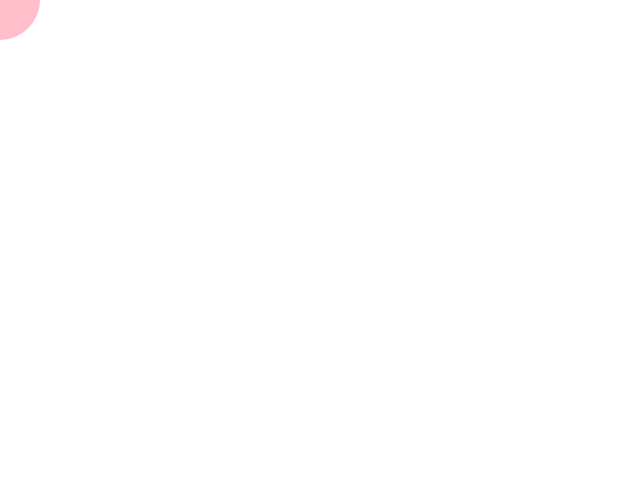
Frame 1 (no input)
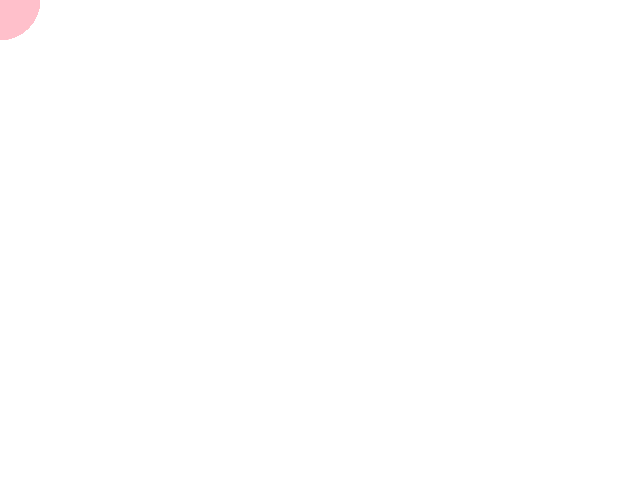
Frame 60 (no input)
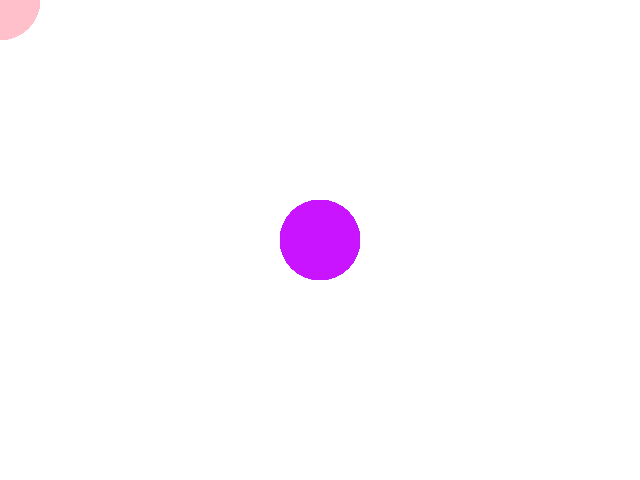
Frame 120 (the mouse pressed at the canvas centre since frame 60)

The p5.js sketch that drew these frames (run headless with seeded random() and noise() and a simulated clock; from frame 60 on, the mouse is pressed at the canvas centre):

// p5.js sketch
// ── sketch.js
function setup() {
  createCanvas(640, 480);
}

function draw() {
  if (mouseIsPressed) {
    fill(200,20,255 );
    noStroke();
  } else {
    fill(255,192,203);
    noStroke();
  }
  ellipse(mouseX, mouseY, 80, 80);
}
